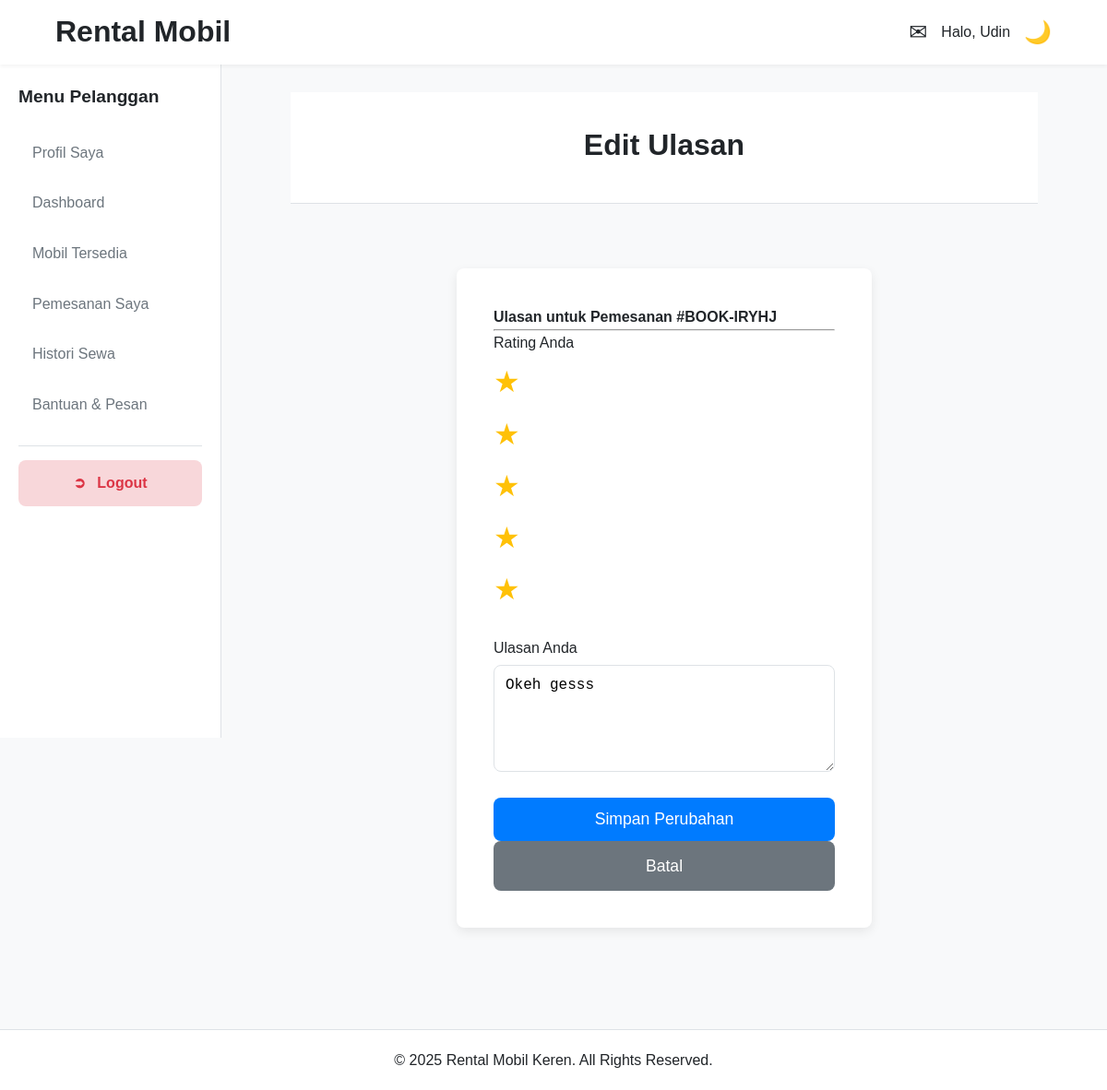
Page /pelanggan/beri_ulasan.php?id=18 (signed in) on the committed database.
### tables this page shows
CREATE TABLE `pemesanan` (
  `id_pemesanan` int(11) NOT NULL,
  `kode_pemesanan` varchar(10) NOT NULL,
  `id_pengguna` int(11) NOT NULL,
  `id_mobil` int(11) NOT NULL,
  `tanggal_mulai` datetime NOT NULL,
  `tanggal_selesai` datetime NOT NULL,
  `tanggal_pengembalian` datetime DEFAULT NULL,
  `total_biaya` decimal(12,2) NOT NULL,
  `total_denda` decimal(12,2) DEFAULT 0.00,
  `total_biaya_diajukan` decimal(12,2) DEFAULT NULL,
  `status_pemesanan` enum('Menunggu Pembayaran','Menunggu Verifikasi','Dikonfirmasi','Berjalan','Selesai','Dibatalkan','Pengajuan Pembatalan','Pengajuan Ambil Cepat','Menunggu Pembayaran Denda','Pengajuan Ditolak') NOT NULL,
  `alasan_pembatalan` text DEFAULT NULL,
  `rekening_pembatalan` varchar(50) DEFAULT NULL,
  `rating_pengguna` int(1) DEFAULT NULL,
  `review_pelanggan` text DEFAULT NULL,
  `catatan_admin` varchar(255) DEFAULT NULL,
  `waktu_pengambilan` datetime DEFAULT NULL,
  `waktu_pengembalian` datetime DEFAULT NULL,
  `batas_pembayaran` datetime DEFAULT NULL,
  `tgl_mulai_diajukan` datetime DEFAULT NULL,
  `tanggal_pemesanan` timestamp NOT NULL DEFAULT current_timestamp(),
  `updated_at` timestamp NOT NULL DEFAULT current_timestamp() ON UPDATE current_timestamp()
);

### pelanggan/beri_ulasan.php (the view, shortened to what this page needs)
<?php
require_once '../includes/config.php';
$id_pemesanan = isset($_GET['id']) ? (int)$_GET['id'] : 0;
try {
    $stmt = $pdo->prepare("SELECT p.*, m.merk, m.model, m.gambar_mobil FROM pemesanan p JOIN mobil m ON p.id_mobil = m.id_mobil WHERE p.id_pemesanan = ? AND p.id_pengguna = ?");
    $stmt->execute([$id_pemesanan, $_SESSION['id_pengguna']]);
    $pemesanan = $stmt->fetch();
} catch (PDOException $e) {
    echo "Error: " . $e->getMessage();
    exit;
 }
$mode = empty($pemesanan['review_pelanggan']) ? 'tambah' : 'edit';
$page_title = ($mode === 'tambah') ? 'Beri Ulasan' : 'Edit Ulasan';
require_once '../includes/header.php';
?>
<div class="page-header"><h1><?= $page_title ?></h1></div>
<div class="form-container">
    <div class="form-box">
        <h4>Ulasan untuk Pemesanan #<?= htmlspecialchars($pemesanan['kode_pemesanan']) ?></h4>
        <hr>
        <form action="<?= BASE_URL ?>actions/pemesanan/simpan_ulasan.php" method="POST">
            <div class="form-group">
                <label>Rating Anda</label>
                <div class="rating">
                    <input type="radio" id="star5" name="rating" value="5" required <?= ($pemesanan['rating_pengguna'] == 5) ? 'checked' : '' ?>/><label for="star5"></label>
                    <input type="radio" id="star4" name="rating" value="4" <?= ($pemesanan['rating_pengguna'] == 4) ? 'checked' : '' ?>/><label for="star4"></label>
                    <input type="radio" id="star3" name="rating" value="3" <?= ($pemesanan['rating_pengguna'] == 3) ? 'checked' : '' ?>/><label for="star3"></label>
                    <input type="radio" id="star2" name="rating" value="2" <?= ($pemesanan['rating_pengguna'] == 2) ? 'checked' : '' ?>/><label for="star2"></label>
                    <input type="radio" id="star1" name="rating" value="1" <?= ($pemesanan['rating_pengguna'] == 1) ? 'checked' : '' ?>/><label for="star1"></label>
                </div>
            </div>
            <div class="form-group">
                <label for="review_pelanggan">Ulasan Anda</label>
                <textarea id="review_pelanggan" name="review_pelanggan" rows="5" required><?= htmlspecialchars($pemesanan['review_pelanggan'] ?? '') ?></textarea>
            </div>
            <button type="submit" class="btn btn-primary"><?= ($mode === 'tambah') ? 'Kirim Ulasan' : 'Simpan Perubahan' ?></button>
            <a href="<?= BASE_URL ?>admin/history.php" class="btn btn-secondary">Batal</a>
        </form>
    </div>
</div>
<?php require_once '../includes/footer.php'; ?>

### assets/css/style.css (style rules this page uses)
:root { --primary-color: #007bff; --secondary-color: #6c757d; --success-color: #28a745; --danger-color: #dc3545; --warning-color: #ffc107; --info-color: #17a2b8; --bg-color: #f8f9fa; --surface-color: #ffffff; --text-color: #212529; --muted-text-color: #6c757d; --border-color: #dee2e6; --font-family: 'Poppins', sans-serif; --header-height: 70px; --sidebar-width: 240px; --border-radius: 8px; --box-shadow: 0 4px 12px rgba(0, 0, 0, 0.08); }
* { margin: 0; padding: 0; box-sizing: border-box; }
body { font-family: var(--font-family); background-color: var(--bg-color); color: var(--text-color); line-height: 1.6; }
a { color: var(--primary-color); text-decoration: none; transition: color 0.2s; }
.btn { display: inline-block; padding: 10px 20px; font-size: 1rem; font-weight: 500; border: 1px solid transparent; border-radius: var(--border-radius); cursor: pointer; transition: all 0.2s; text-align: center; }
.btn-primary { background-color: var(--primary-color); color: #fff; }
.btn-secondary { background-color: var(--secondary-color); color: #fff; }
.form-container { display: flex; justify-content: center; align-items: center; padding: 40px 0; }
.form-box { background: var(--surface-color); padding: 40px; border-radius: var(--border-radius); box-shadow: var(--box-shadow); width: 100%; max-width: 450px; }
.form-group { margin-bottom: 20px; }
.form-group label { display: block; margin-bottom: 5px; font-weight: 500; }
.form-group input, .form-group select, .form-group textarea { width: 100%; padding: 12px; border: 1px solid var(--border-color); border-radius: var(--border-radius); font-size: 1rem; }
.form-box .btn { width: 100%; padding: 12px; font-size: 1.1rem; }
.page-header { background-color: var(--surface-color); padding: 2rem 0; text-align: center; margin-bottom: 30px; border-bottom: 1px solid var(--border-color); }
.page-header h1 { margin-bottom: 5px; }

### pelanggan/css/pelanggan.css (style rules this page uses)
.rating { display: inline-block; border: none; font-size: 2rem; direction: rtl; }
.rating > label { cursor: pointer; transition: color 0.2s, transform 0.2s; }
.rating > label:before { content: '★'; color: #ddd; }
.rating > input:checked ~ label:before, .rating:not(:checked) > label:hover:before, .rating:not(:checked) > label:hover ~ label:before { color: #ffc107; }

### rows in the picture
pemesanan: review_pelanggan "Edit Ulasan", kode_pemesanan "BOOK-IRYHJ", review_pelanggan "Okeh gesss"

### other values in the picture
$sapaan "Udin"
$_SESSION['role'] "Pelanggan"
